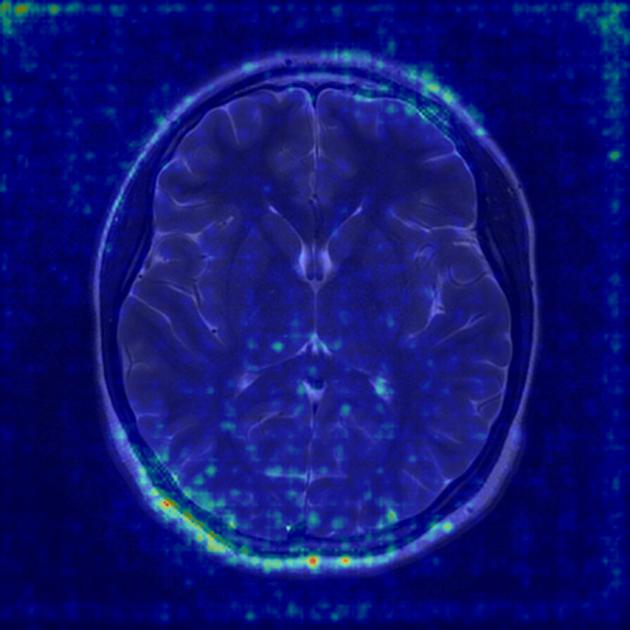
#> input picture xai_out_test/1 no_smoothgrad.jpg, 630 x 630 px; its folder holds 4 pictures in this run
$ python make_xai_montages.py
#> lines starting #> are read from the running program, lines starting #| are printed output that depends on the picture
# scripts/make_xai_montages.py
from pathlib import Path
from PIL import Image, ImageOps
import os

OUT = Path("xai_out_test")
OUT_MONT = Path("xai_out_test_montages")
OUT_MONT.mkdir(exist_ok=True)

def find_versions(stem):
    items = list(OUT.glob(f"{stem}*"))
    # prefer patterns ending with _gradcam, _guided_gradcam
    gcam = None; ggrad=None; orig=None
    for p in items:
        name = p.name.lower()
        if "_gradcam" in name and p.suffix.lower() in [".jpg",".png"]:
            gcam = p
        if "_guided_gradcam" in name and p.suffix.lower() in [".jpg",".png"]:
            ggrad = p
        # original file might not have suffix _orig; find any original-size image without those tags
        if ("gradcam" not in name) and ("guided" not in name) and p.suffix.lower() in [".jpg",".png"]:
            orig = p
    return orig, gcam, ggrad

# gather unique stems (before first space or underscore)
stems = set()
for p in OUT.iterdir():
    if p.suffix.lower() not in [".jpg",".png"]:
        continue
    # use full stem without suffix
    s = p.stem
    # normalize: remove trailing suffix tags like _gradcam etc
    for tag in ["_gradcam","_guided_gradcam","_guided","_smoothgrad","_pred"]:
        if s.endswith(tag):
            s = s[: -len(tag)]
    stems.add(s)

for stem in sorted(stems):
    orig,gcam,ggrad = find_versions(stem)
    to_open = []
    # open original (if exists) else try fallback like stem + ".jpg"
    if orig and orig.exists():
        to_open.append(Image.open(orig).convert("RGB"))
    else:
        # try common fallback
        fallback = OUT / (stem + ".jpg")
        if fallback.exists():
            to_open.append(Image.open(fallback).convert("RGB"))
        else:
            # skip if no original
            continue
    # gradcam
    if gcam and gcam.exists():
        to_open.append(Image.open(gcam).convert("RGB"))
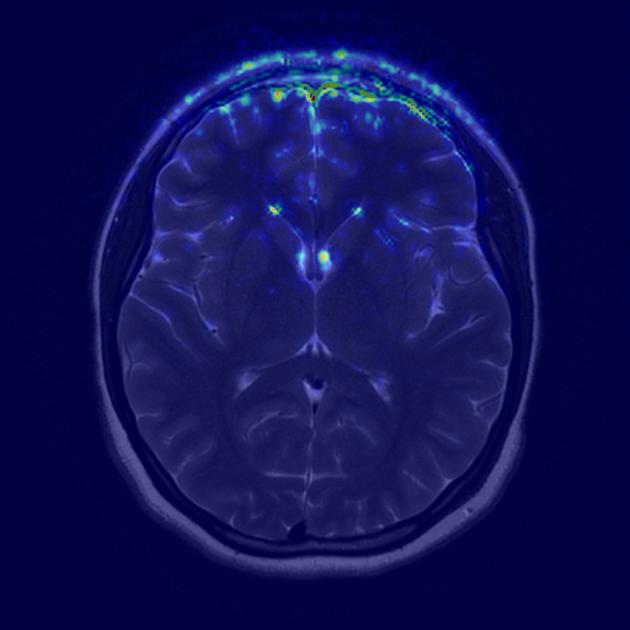
#> input picture xai_out_test/1 no_guided_gradcam.jpg, 630 x 630 px
    else:
        # placeholder
        to_open.append(Image.new("RGB", to_open[0].size, (255,255,255)))
    # guided gradcam
    if ggrad and ggrad.exists():
        to_open.append(Image.open(ggrad).convert("RGB"))
    else:
        to_open.append(Image.new("RGB", to_open[0].size, (255,255,255)))

    # resize all to same height
    widths, heights = zip(*(im.size for im in to_open))
#> widths = (630, 630, 630); heights = (630, 630, 630)
    maxh = max(heights)
#> maxh = 630
    resized = [ImageOps.fit(im, (int(maxh* (im.width/im.height)), maxh)) for im in to_open]
#> resized = 3 items

    # stitch horizontally
    total_w = sum(im.width for im in resized)
#> total_w = 1890
    outimg = Image.new("RGB", (total_w, maxh))
#> outimg: PIL image 1890x630 RGB; every value is 0
    x=0
    for im in resized:
        outimg.paste(im, (x,0))
        x += im.width
#> this loop made 3 passes
#> x on passes 1 to 3: 630, 1260, 1890
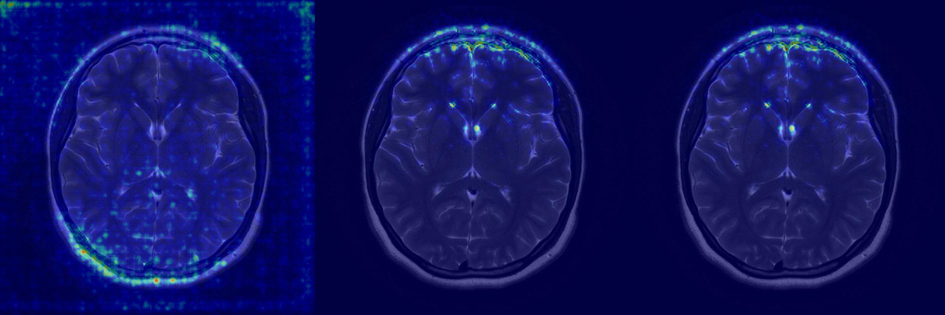
#> outimg: PIL image 1890x630 RGB (shown at 1/2 size); mean R, G, B 15.4, 17.5, 95.5
#> after the loop, x = 1890

    outpath = OUT_MONT / f"{stem}_montage.jpg"
    outimg.save(outpath)
    print("Saved montage:", outpath)
